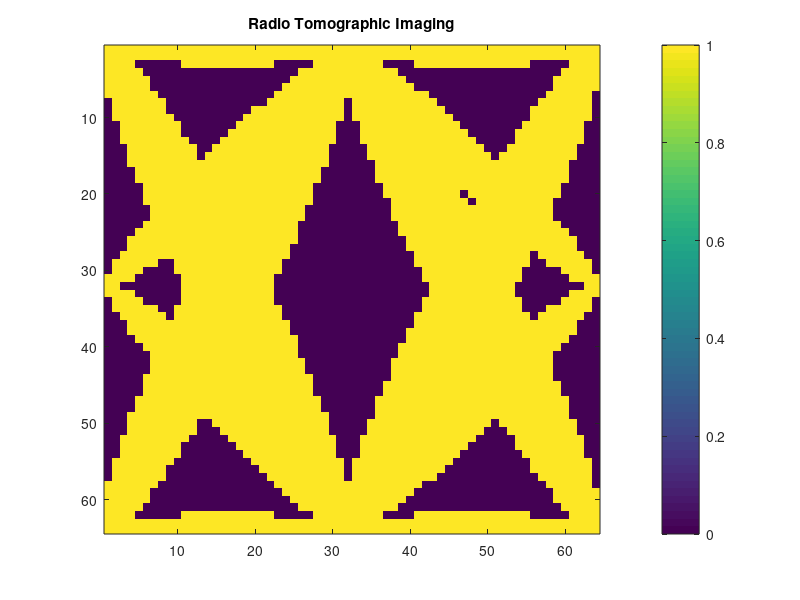

MATLAB code to generate this figure:
%#!/usr/bin/octave -qf

pkg load communications
pkg load statistics

% dimentions of the terrain
width=64;
height=64;

% N is the number of voxels in the image
N = width * height;

% W is the weight matrix which will get populated on the go
W=[];

% coordinates of the wireless nodes
coords=[1,1;
    1,32;
    1,64;
    32,1;
    32,64;
    64,1;
    64,32;
    64,64;];

% number of nodes
num_nodes=length(coords)

% number of links (this will get updated shortly)
num_links=0;

% link matrix (this will get updated shortly)
links=[];

%to store pixels
linkPixel=[];

% generating weight matrix
for i=1:length(coords)
	for j=i+1:length(coords)
		num_links=num_links+1;
    		disp(num_links);
		% start and end point of line
		a=[coords(i,1), coords(i,2)];
		b=[coords(j,1), coords(j,2)];
    %disp(coords(i,1));
    %disp(coords(i,2));
		%draw links between Tx to Rx
		if (or(((coords(i,1)== 1) && (coords (i,2)== 32)) , ((coords(i,1)== 64 && coords (i,2)== 32)),
    ((coords(j,1)== 1) && (coords (j,2)== 32)),((coords(j,1)== 64 && coords (j,2)== 32))))
    %eliminate two transmitters link
    if((coords(i,1)== 1) && (coords (i,2)== 32)&& (coords(j,1)== 64) && (coords (j,2)== 32))
    continue
    endif
		%if (a[1,2]==[1,32])
    %if (eq(coords(i,1),1) && (coords (i,2)== 32)) 
    %link points
		ab=[coords(i,1), coords(j,1);coords(i,2),coords(j,2)];
		% add the link to the links matrix for future use
		links=[links;a,b];
		%calculate euclidean link distance
		dlink=sqrt((coords(i,1)-coords(j,1))^2 +(coords(i,2)-coords(j,2))^2);
		%k and l represents all voxels
		for k=1:width
			for l=1:height
			currentPixel= [k,l];
			%check if inside ellipse, given two link nodes as foci 
			%calculate distance from current pixel to the two node locations. if less than d+lamda, weight is 1.then normalize
			points=[coords(i,1), coords(i,2);k,l];
			points2=[coords(j,1), coords(j,2);k,l];
			d1 = pdist(points,'euclidean');
			d2 = pdist(points2,'euclidean');
			%dlink=pdist(ab,'euclidean');
      			fflush(stdout);
			dsum=d1+d2;
			%initialize lamda, width of the ellipse
			lamda=dlink/100;
			if (dsum<(dlink+lamda))
				linkPixel=[linkPixel;k,l];
			%else
				%disp("weight 0");
			endif
			end
		end
		%to store linkPixel with 1
		X = zeros(width, height);
      		if isempty(linkPixel)
	    		disp("empty");
      		else
			%draw image dinamically for each link
        		X(sub2ind(size(X), linkPixel(:, 1), linkPixel(:, 2))) = 1;
			[mat,padded] = vec2mat(X,width);
			image(mat,'CDataMapping','scaled');
			colorbar
			title('Radio Tomographic Imaging');
			pause(1)
          	endif
		%disp(X');
		W=[W;reshape(X', width*height, 1)'];
		endif
	end
end
disp("weights");
%disp(W);
